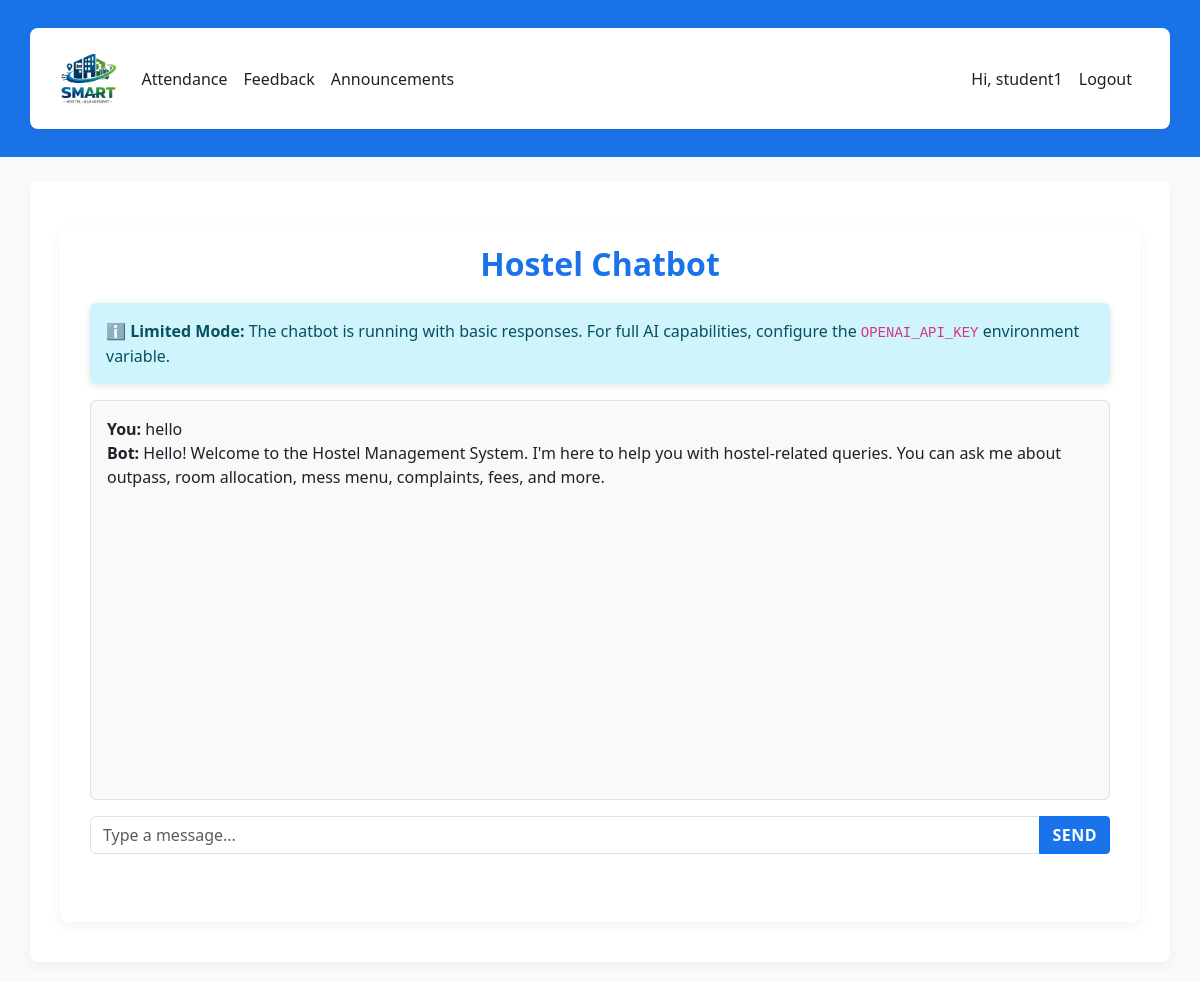
/chatbot/ (signed in), run on the app's committed database.
### hostel/models.py (models this page shows, shortened)
class ChatMessage(models.Model):
    user = models.ForeignKey(User, on_delete=models.CASCADE)
    message = models.TextField()  # User's message
    response = models.TextField()  # AI response
    created_at = models.DateTimeField(auto_now_add=True)
    is_from_user = models.BooleanField(default=True)  # True for user, False for AI
    class Meta:
        ordering = ['created_at']

### hostel/views.py (the view)
# urls.py: path('chatbot/', views.chatbot_page, name='chatbot_page'),
@login_required
def chatbot_page(request):
    history = ChatMessage.objects.filter(user=request.user).order_by('created_at')
    openai_available = bool(openai)
    key_configured = bool(getattr(settings, 'OPENAI_API_KEY', '').strip())
    return render(request, 'hostel/chatbot.html', {
        'history': history,
        'openai_available': openai_available,
        'key_configured': key_configured,
    })

### templates/hostel/chatbot.html (shortened to what this page needs)
{% extends 'hostel/base.html' %}
{% block content %}
<div class="container mt-4">
  <h2>Hostel Chatbot</h2>
  {% if not openai_available or not key_configured %}
    <div class="alert alert-info">
      <strong>ℹ️ Limited Mode:</strong> The chatbot is running with basic responses.
      {% if not openai_available %}
        For full AI capabilities, install the openai package with <code>pip install openai</code>.
      {% else %}
        For full AI capabilities, configure the <code>OPENAI_API_KEY</code> environment variable.
      {% endif %}
    </div>
  {% endif %}
  <div id="chat-window" class="border rounded p-3 mb-3" style="height:400px; overflow-y:auto; background:#f8f9fa;">
    {% for msg in history %}
      {% if msg.message %}
        <div><strong>You:</strong> {{ msg.message }}</div>
      {% endif %}
      {% if msg.response %}
        <div><strong>Bot:</strong> {{ msg.response }}</div>
      {% endif %}
    {% endfor %}
  </div>
  <form id="chat-form" method="post" class="mb-5">
    <div class="input-group">
      <input type="text" id="chat-input" name="message" class="form-control" placeholder="Type a message..." autocomplete="off">
      <button type="submit" class="btn btn-primary">Send</button>
    </div>
  </form>
</div>
{% endblock %}

### templates/hostel/base.html (shortened to what this page needs)
{% load static %}
<!doctype html>
<html lang="en">
  <head>
    <link href="https://cdn.jsdelivr.net/npm/bootstrap@5.3.2/dist/css/bootstrap.min.css" rel="stylesheet">
    <link href="{% static 'hostel/css/style.css' %}" rel="stylesheet">
  </head>
  <body>
    <nav class="navbar navbar-expand-lg navbar-dark mb-4" style="background: #1A73E8;">
      <div class="container">
        <a class="navbar-brand" href="{% url 'home' %}">
          <img src="{% static 'hostel/img/logo.png' %}" alt="Smart Hostel" class="d-inline-block align-text-top logo-img">
        </a>
        <div class="collapse navbar-collapse" id="nav">
          <ul class="navbar-nav me-auto">
            {% if user.is_authenticated %}
              {% if not user.is_staff %}
                <li class="nav-item"><a class="nav-link" href="{% url 'attendance' %}">Attendance</a></li>
                <li class="nav-item"><a class="nav-link" href="{% url 'feedback' %}">Feedback</a></li>
                <li class="nav-item"><a class="nav-link" href="{% url 'announcements' %}">Announcements</a></li>
              {% endif %}
            {% endif %}
          </ul>
          <ul class="navbar-nav">
            {% if user.is_authenticated %}
              <li class="nav-item"><span class="nav-link">Hi, {{ user.username }}</span></li>
              <li class="nav-item"><a class="nav-link" href="{% url 'logout' %}">Logout</a></li>
            {% else %}
              <li class="nav-item"><a class="nav-link" href="{% url 'login' %}">Login</a></li>
              <li class="nav-item"><a class="nav-link" href="{% url 'signup' %}">Sign up</a></li>
            {% endif %}
          </ul>
        </div>
      </div>
    </nav>
    <div class="container">
      {% block content %}{% endblock %}
    </div>
    {% if user.is_authenticated and not user.is_staff and not hide_chatbot|default:False %}
      <a href="{% url 'chatbot_page' %}" class="chatbot-float-btn" title="Chat with us">
        <i class="fas fa-robot chatbot-icon"></i>
      </a>
    {% endif %}
  </body>
</html>

### static/hostel/css/style.css (style rules this page uses)
body { font-family: 'Segoe UI', Tahoma, Geneva, Verdana, sans-serif; background: #FAFAFA; color: #202124; min-height: 100vh; margin: 0; }
.container { background: #FFFFFF; border-radius: 8px; box-shadow: 0 4px 12px rgba(0,0,0,0.05); margin: 20px auto; padding: 20px 30px; }
h1,h2,h3,h4,h5,h6 { color: #1A73E8; font-weight: 600; }
h2 { text-align: center; margin-bottom: 20px; }
a { color: #0D47A1; }
.alert { border-radius: 6px; border: none; box-shadow: 0 2px 8px rgba(0,0,0,0.1); }
.btn { border-radius: 4px; font-weight: 600; text-transform: uppercase; letter-spacing: 0.5px; transition: background 0.2s ease; }
.btn-primary { background: #1A73E8; color: #fff; }
p, li, span, label, input, textarea { color: #202124; }
a, .nav-link { color: #0D47A1; }
input, select, textarea { border: 1px solid #d0d0d0; border-radius: 4px; padding: 8px 10px; background: #FFFFFF; width: 100%; }
.mb-3 { margin-bottom: 1rem; }
.navbar, .footer { background: #1A73E8; }
.navbar .nav-link, .footer a { color: #202124 !important; }
.navbar .navbar-brand { color: #202124 !important; }
.navbar-brand img { height: 50px; width: auto; display: block; }
.chatbot-float-btn { position: fixed; right: 20px; bottom: 20px; z-index: 1000; display: flex; align-items: center; justify-content: center; text-decoration: none; }
.chatbot-icon { width: 60px; height: 60px; font-size: 2.5rem; color: #1A73E8; }

### data on the page
ChatMessage: message "hello"
ChatMessage: response "Hello! Welcome to the Hostel Management System. I'm here to help you with hostel-related queries. You can ask me about outpass, room allocation, mess menu, complaints, fees, and more."

### other printed values
{{ user.username }} "student1"
